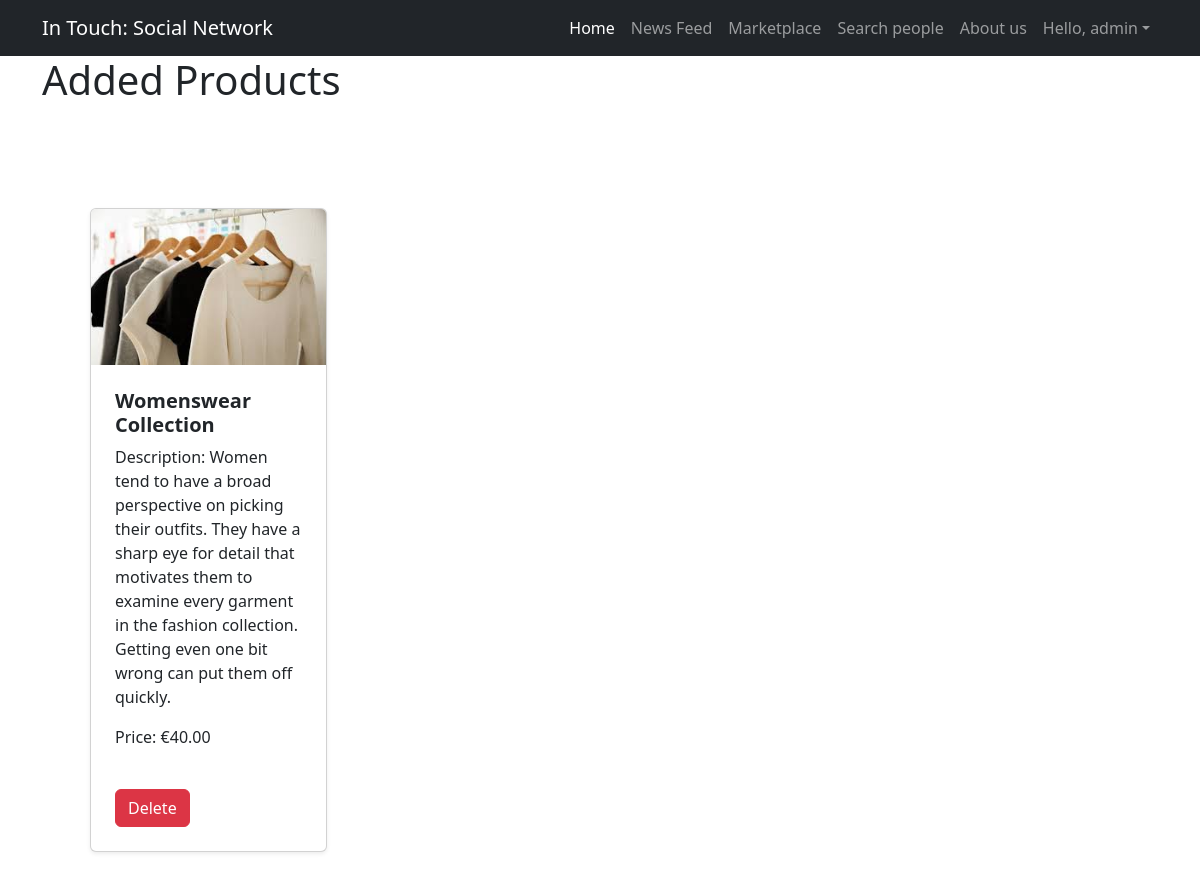
Screenshot of /marketplace/added_products/ (signed in) with the database file from the repository.
### marketplace/models.py (models this page shows, shortened)
class Product(models.Model):
    name = models.CharField(max_length=100)
    price = models.DecimalField(default=0, decimal_places=2, max_digits=6)
    category = models.ForeignKey(Category, on_delete=models.CASCADE, default=1)
    description = models.CharField(max_length=500, default='', blank=True, null=True)
    image = models.ImageField(upload_to='upload/products')
    is_sale = models.BooleanField(default=False)
    sale_price = models.DecimalField(default=0, decimal_places=2, max_digits=6)
    seller = models.ForeignKey(User, on_delete=models.CASCADE, related_name='seller_detail', null=True, blank=True)

### marketplace/views.py (the view)
# urls.py: path('added_products/', views.added_products, name='added_products'),
@login_required
def added_products(request):
        added_products = Product.objects.filter(seller=request.user)
        return render(request, 'marketplace/added_products.html', {'added_products': added_products})

### marketplace/cart.py (called while the page is built)
    def __len__(self):
        return sum(self.cart.values())

### marketplace/context_processor.py (called while the page is built)
def cart(request):
    return {'cart': Cart(request)}

### templates/marketplace/added_products.html (shortened to what this page needs)
{% extends "base.html" %}
{% block content %}
<div class="container">
    <h1 class="header-title">Added Products</h1>
    <section class="py-5">
        <div class="container px-4 px-lg-5 mt-5">
            <div class="row row-cols-1 row-cols-md-2 row-cols-lg-3 row-cols-xl-4">
                {% for product in added_products %}
                <div class="col mb-5">
                    <div class="card h-100 shadow-sm">
                        <a href="{% url 'marketplace:product' product.pk %}">
                            <img class="card-img-top" src="{{ product.image.url }}" alt="{{ product.name }}" />
                        </a>
                        <div class="card-body p-4">
                            <a href="{% url 'marketplace:product' product.pk %}" class="text-decoration-none text-dark">
                                <h5 class="card-title fw-bolder">{{ product.name }}</h5>
                            </a>
                            <div>
                                <p>Description: {{ product.description }}</p>
                                <p>Price: €{{ product.price }}</p>
                            </div>
                        </div>
                        <div class="card-footer p-4 pt-0 border-top-0 bg-transparent">
                            <a href="{% url 'marketplace:delete_product' product.pk %}" class="btn btn-danger">Delete</a>
                        </div>
                    </div>
                </div>
                {% endfor %}
            </div>
        </div>
    </section>
</div>
{% endblock %}

### templates/base.html (shortened to what this page needs)
<!DOCTYPE html>
{% load static %}
{% load humanize %}
<html lang="en">
    <head>
        <link href="{% static 'css/styles.css' %}" rel="stylesheet" />
        <link rel="stylesheet" href="https://cdnjs.cloudflare.com/ajax/libs/font-awesome/6.5.2/css/all.min.css" />
    </head>
    <body>
        <nav class="navbar navbar-expand-lg navbar-dark bg-dark">
            <div class="container">
                <a class="navbar-brand" href="{% url 'main:home' %}">In Touch: Social Network</a>
                <div class="collapse navbar-collapse" id="navbarSupportedContent">
                    <ul class="navbar-nav ms-auto mb-2 mb-lg-0">
                        <li class="nav-item"><a class="nav-link active" aria-current="page" href="#">Home</a></li>
                        <li class="nav-item"><a class="nav-link" href="{% url 'feed:news_feed' %}">News Feed</a></li>
                        <li class="nav-item"><a class="nav-link" href="{% url 'marketplace:marketplace_page' %}">Marketplace</a></li>
                        <li class="nav-item"><a class="nav-link" href="{% url 'search:search' %}">Search people</a></li>
                        <li class="nav-item"><a class="nav-link" href="#">About us</a></li>
                        {% if user.is_authenticated %}
                        <li class="nav-item dropdown">
                            <a class="nav-link dropdown-toggle" id="navbarDropdown" href="#" role="button" data-bs-toggle="dropdown" aria-expanded="false">Hello, {{ user.username }}</a>
                        </li>
                        {% else %}
                        <li class="nav-item"><a class="nav-link" href="{% url 'user:login' %}">Sign In</a></li>
                        <li class="nav-item"><a class="nav-link" href="{% url 'user:registration' %}">Sign Up</a></li>
                        {% endif %}
                    </ul>
                </div>
            </div>
        </nav>
        {% block content %}
        {% endblock %}
    </body>
</html>

### rows the page displays
Product: image (picture), name "Womenswear Collection", description "Women tend to have a broad perspective on picking their outfits. They have a sharp eye for detail that motivates them to examine every garment in the fashion collection. Getting even one bit wrong can put them off quickly.", price "40.00"

### other values shown
{{ user.username }} "admin"
